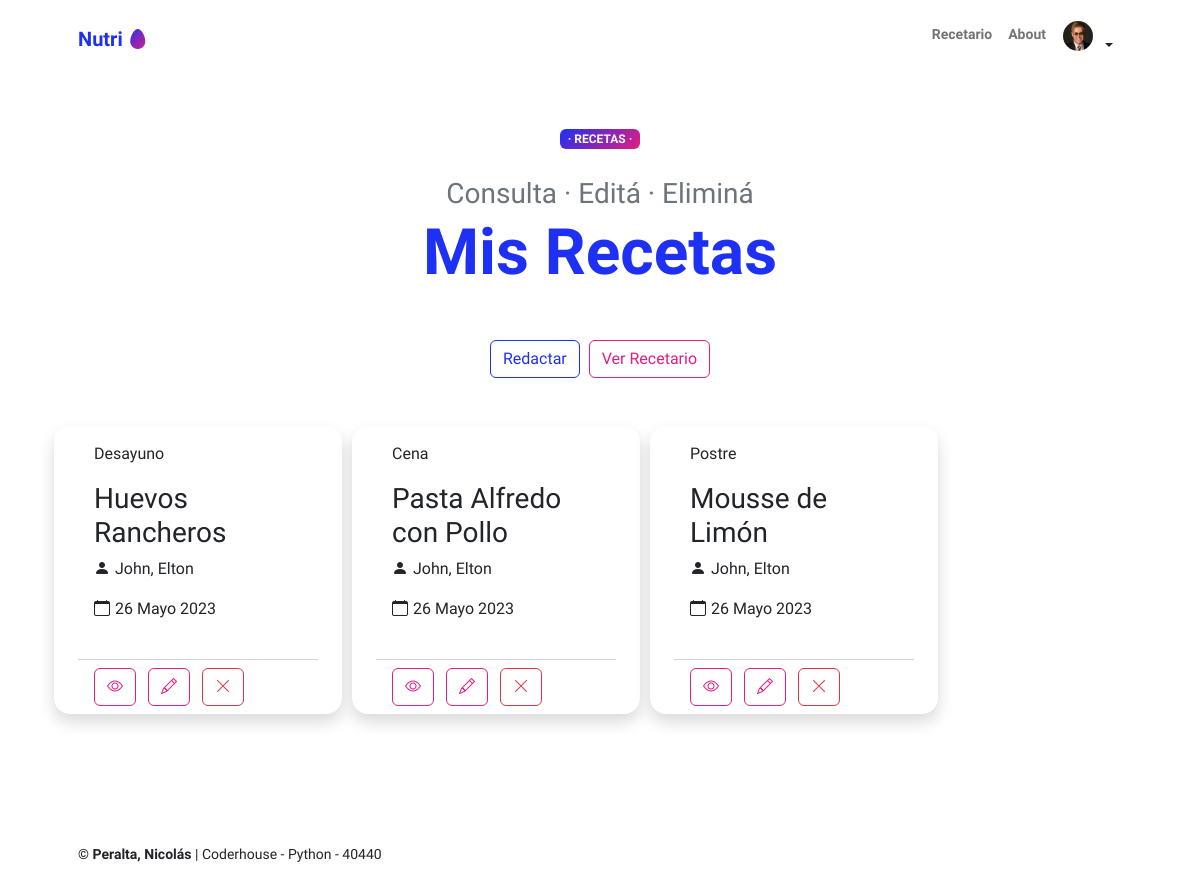
Screenshot of /recetas-autor (signed in) with the database file from the repository.
### pacientes/models.py (models this page shows, shortened)
class Avatar(models.Model):
   user = models.OneToOneField(User, on_delete=models.CASCADE, null=True)
   imagen = models.ImageField(upload_to='avatares', null=True, blank=True)

### recetas/models.py (models this page shows, shortened)
class recetas(models.Model):
    autor = models.ForeignKey(User, on_delete=models.SET_NULL, null=True)
    fecha = models.DateField(null=True)
    titulo = models.CharField(max_length=50)
    categoria = models.CharField(max_length=50, null=True)
    ingredientes = models.TextField()
    detalle = models.TextField()

### recetas/views.py (the view)
# urls.py: path('recetas-autor', views.vista_recetas_autor, name="recetas_autor"),
@login_required
def vista_recetas_autor(request):
    contexto = {
        "recetas": recetas.objects.all(),
    }
    http_response = render(
        request=request,
        template_name='recetas/recetas_autor.html',
        context=contexto,
    )
    return http_response

### recetas/templates/recetas/recetas_autor.html (shortened to what this page needs)
{% extends 'agenda/base.html' %}
  {% block contenido%}
      <div class="text-center text-xxl-start">
          <div class="badge bg-gradient-primary-to-secondary text-white mb-4"><div class="text-uppercase"> &middot; Recetas &middot;</div></div>
          <div class="fs-3 fw-light text-muted">Consulta  &middot; Editá &middot; Eliminá</div>
          <h1 class="display-3 fw-bolder mb-5"><span class="text-primary d-inline">Mis Recetas</span></h1>
          <div class="col">
            <a class="btn btn-outline-primary btn-md mb-5" style="margin-right: 5px;" href="{% url 'recetas_agregar' %}"> Redactar</a>
            <a class="btn btn-outline-secondary btn-md mb-5" href="{% url 'recetas'%}"> Ver Recetario</a>
          </div>
      </div>
      {% for receta in recetas %}
      {% if receta.autor_id == user.id%}
      <div class="card shadow border-0 rounded-4 " style="height: 18rem; width: 18rem; margin-right: 10px; margin-bottom: 10px;">
        <div class="card-body">
          <p class="card-text">{{ receta.categoria }}</p>
          <h3 class="card-title">{{ receta.titulo }}</h3>
          <p class="card-text"><i class="bi bi-person-fill" style="margin-right: 5px;"></i>{{ receta.autor.last_name}}, {{ receta.autor.first_name}}</p>
          <p class="card-text"><i class="bi bi-calendar" style="margin-right: 5px;"></i>{{ receta.fecha}}</p>
        </div>
        <div class="card-footer bg-transparent">
          <form action="{% url 'recetas_eliminar' receta.id%}" method="post">
            <a href="{% url 'recetas_detalle' receta.id%}" class="btn btn-outline-secondary mr-2"><i class="bi bi-eye"></i></a>
            <a href="{% url 'recetas_editar' receta.id%}" class="btn btn-outline-secondary mx-2"><i class="bi bi-pencil"></i></a>
            <button type="submit" class="btn btn-outline-danger btn-md"><i class="bi bi-x-lg"></i></button>
          </form>
        </div>
      </div>
      {% endif %}
      {% endfor %}
  {% endblock contenido%}

### agenda/templates/agenda/base.html (shortened to what this page needs)
{% load static %}
<!DOCTYPE html>
<html lang="en">
  <head>
    <link
      href="https://cdn.jsdelivr.net/npm/bootstrap-icons@1.8.1/font/bootstrap-icons.css"
      rel="stylesheet"
    />
    <link href="{% static 'css/styles.css' %}" rel="stylesheet" />
  </head>
  <body class="d-flex flex-column h-100">
    <main class="flex-shrink-0">
      <nav class="navbar navbar-expand-lg navbar-light bg-white py-3">
        <div class="container px-5">
          <a class="navbar-brand" href="{% url 'index' %}"
            ><span class="fw-bolder text-primary"
              >Nutri <i class="bi bi-egg-fill text-gradient"> </i></span
          ></a>
          <div class="collapse navbar-collapse" id="navbarSupportedContent">
            <ul class="navbar-nav ms-auto mb-2 mb-lg-0 small fw-bolder">
              <li class="nav-item">
                <a class="nav-link" href="{% url 'recetas' %}">Recetario</a>
              </li>
              <li class="nav-item">
                <a class="nav-link" href="{% url 'about' %}">About</a>
              </li>
              {% if user.is_authenticated %}
              <div class="dropdown "  >
                <button
                  class="btn btn-ligth btn-sm dropdown-toggle "
                  type="button"
                  data-bs-toggle="dropdown"
                  aria-haspopup="true"
                  aria-expanded="false"
                >
                    <div style="display: inline-flex;">
                      {% if user.avatar.imagen.url %}
                            <img src="{{ user.avatar.imagen.url }}" style="width: 30px; height: 30px; border-radius: 50%; margin-right: 5px;">
                      {% else %}
                            <img src="{%static 'img/avatar_default.png'%}" style="width: 30px; height: 30px; border-radius: 50%; margin-right: 5px;">
                      {% endif %}
                    </div>
                </button>
                  {% endif %}
              </div>
            </ul>
          </div>
        </div>
      </nav>
      <header class="py-5">
        <div class="container px-5 pb-5">
          <div class="row gx-5 align-items-center">
            {% block contenido%} {% endblock contenido%}
          </div>
        </div>
      </header>
    </main>
    <footer class="bg-white py-4 mt-auto">
      <div class="container px-5">
        <div
          class="row align-items-center justify-content-between flex-column flex-sm-row"
        >
          <div class="col-auto">
            <div class="small m-0">
              <b> &copy; Peralta, Nicolás</b> | Coderhouse - Python - 40440
            </div>
          </div>
        </div>
      </div>
    </footer>
  </body>
</html>

### rows the page displays
recetas: categoria "Desayuno", titulo "Huevos Rancheros", autor.last_name "John", autor.first_name "Elton", fecha "26 Mayo 2023"
recetas: categoria "Cena", titulo "Pasta Alfredo con Pollo", autor.last_name "John", autor.first_name "Elton", fecha "26 Mayo 2023"
recetas: categoria "Postre", titulo "Mousse de Limón", autor.last_name "John", autor.first_name "Elton", fecha "26 Mayo 2023"
